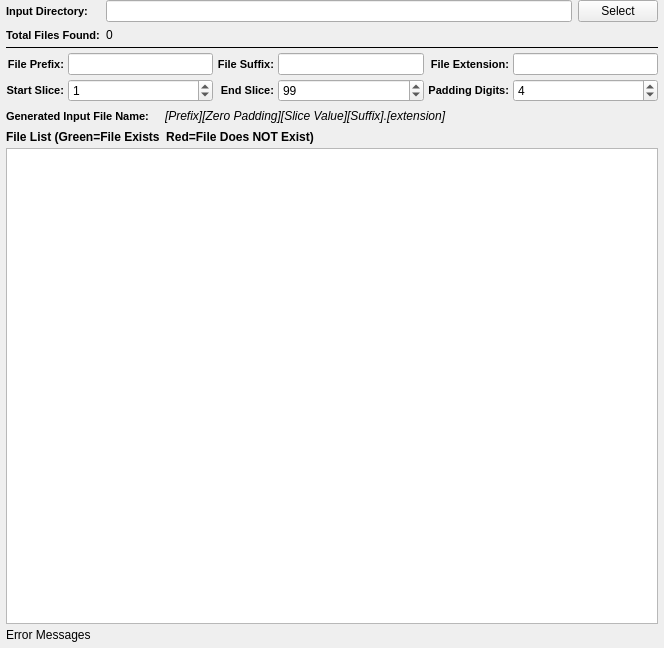
<?xml version="1.0" encoding="UTF-8"?>
<ui version="4.0">
 <class>ImportFilesWidget</class>
 <widget class="QWidget" name="ImportFilesWidget">
  <property name="geometry">
   <rect>
    <x>0</x>
    <y>0</y>
    <width>664</width>
    <height>648</height>
   </rect>
  </property>
  <layout class="QGridLayout" name="gridLayout_3">
   <property name="leftMargin">
    <number>6</number>
   </property>
   <property name="topMargin">
    <number>0</number>
   </property>
   <property name="rightMargin">
    <number>6</number>
   </property>
   <property name="bottomMargin">
    <number>6</number>
   </property>
   <property name="spacing">
    <number>4</number>
   </property>
   <item row="5" column="0">
    <layout class="QHBoxLayout" name="_6">
     <item>
      <widget class="QLabel" name="label_17">
       <property name="styleSheet">
        <string notr="true">QLabel {
font-weight: bold;
font-size: 11px;
}</string>
       </property>
       <property name="text">
        <string>Generated Input File Name:</string>
       </property>
      </widget>
     </item>
     <item>
      <spacer name="horizontalSpacer_24">
       <property name="orientation">
        <enum>Qt::Horizontal</enum>
       </property>
       <property name="sizeType">
        <enum>QSizePolicy::Fixed</enum>
       </property>
       <property name="sizeHint" stdset="0">
        <size>
         <width>12</width>
         <height>20</height>
        </size>
       </property>
      </spacer>
     </item>
     <item>
      <widget class="QLabel" name="m_GeneratedFileNameExample">
       <property name="font">
        <font>
         <italic>true</italic>
        </font>
       </property>
       <property name="text">
        <string>[Prefix][Zero Padding][Slice Value][Suffix].[extension]</string>
       </property>
      </widget>
     </item>
     <item>
      <spacer name="horizontalSpacer_25">
       <property name="orientation">
        <enum>Qt::Horizontal</enum>
       </property>
       <property name="sizeHint" stdset="0">
        <size>
         <width>40</width>
         <height>20</height>
        </size>
       </property>
      </spacer>
     </item>
    </layout>
   </item>
   <item row="3" column="0">
    <widget class="Line" name="line_9">
     <property name="frameShadow">
      <enum>QFrame::Plain</enum>
     </property>
     <property name="orientation">
      <enum>Qt::Horizontal</enum>
     </property>
    </widget>
   </item>
   <item row="7" column="0">
    <widget class="QListWidget" name="m_FileListView">
     <property name="sizePolicy">
      <sizepolicy hsizetype="Expanding" vsizetype="MinimumExpanding">
       <horstretch>0</horstretch>
       <verstretch>0</verstretch>
      </sizepolicy>
     </property>
     <property name="toolTip">
      <string>The list of files that will be imported in the order they will be imported into the HDF5 Ebsd File</string>
     </property>
    </widget>
   </item>
   <item row="6" column="0">
    <widget class="QLabel" name="label_57">
     <property name="font">
      <font>
       <weight>75</weight>
       <italic>false</italic>
       <bold>true</bold>
      </font>
     </property>
     <property name="text">
      <string>File List (Green=File Exists  Red=File Does NOT Exist)</string>
     </property>
    </widget>
   </item>
   <item row="8" column="0">
    <widget class="QLabel" name="m_ErrorMessage">
     <property name="text">
      <string>Error Messages</string>
     </property>
    </widget>
   </item>
   <item row="0" column="0">
    <layout class="QGridLayout" name="widgetLayout">
     <property name="topMargin">
      <number>0</number>
     </property>
     <property name="bottomMargin">
      <number>0</number>
     </property>
     <property name="spacing">
      <number>6</number>
     </property>
     <item row="0" column="1">
      <widget class="QFSDropLineEdit" name="m_InputDir"/>
     </item>
     <item row="0" column="2">
      <widget class="QPushButton" name="m_InputDirBtn">
       <property name="text">
        <string>Select</string>
       </property>
      </widget>
     </item>
     <item row="1" column="0">
      <widget class="QLabel" name="label_47">
       <property name="styleSheet">
        <string notr="true">QLabel {
font-weight: bold;
font-size: 11px;
}</string>
       </property>
       <property name="text">
        <string>Total Files Found:</string>
       </property>
      </widget>
     </item>
     <item row="0" column="0">
      <widget class="QLabel" name="label_29">
       <property name="toolTip">
        <string>The directory that contains the .ang or .ctf files</string>
       </property>
       <property name="styleSheet">
        <string notr="true">QLabel {
font-weight: bold;
font-size: 11px;
}</string>
       </property>
       <property name="text">
        <string>Input Directory:</string>
       </property>
      </widget>
     </item>
     <item row="1" column="1">
      <widget class="QLabel" name="m_TotalSlices">
       <property name="text">
        <string>0</string>
       </property>
      </widget>
     </item>
    </layout>
   </item>
   <item row="4" column="0">
    <layout class="QGridLayout" name="gridLayout_20">
     <item row="1" column="0">
      <widget class="QLabel" name="label_50">
       <property name="styleSheet">
        <string notr="true">QLabel {
font-weight: bold;
font-size: 11px;
}</string>
       </property>
       <property name="text">
        <string>Start Slice:</string>
       </property>
       <property name="alignment">
        <set>Qt::AlignRight|Qt::AlignTrailing|Qt::AlignVCenter</set>
       </property>
      </widget>
     </item>
     <item row="1" column="1">
      <widget class="QSpinBox" name="m_ZStartIndex">
       <property name="minimumSize">
        <size>
         <width>75</width>
         <height>0</height>
        </size>
       </property>
       <property name="toolTip">
        <string>Which file index to start the import at.</string>
       </property>
       <property name="maximum">
        <number>1000000</number>
       </property>
       <property name="value">
        <number>1</number>
       </property>
      </widget>
     </item>
     <item row="1" column="2">
      <widget class="QLabel" name="label_51">
       <property name="styleSheet">
        <string notr="true">QLabel {
font-weight: bold;
font-size: 11px;
}</string>
       </property>
       <property name="text">
        <string>End Slice:</string>
       </property>
       <property name="alignment">
        <set>Qt::AlignRight|Qt::AlignTrailing|Qt::AlignVCenter</set>
       </property>
      </widget>
     </item>
     <item row="1" column="3">
      <widget class="QSpinBox" name="m_ZEndIndex">
       <property name="minimumSize">
        <size>
         <width>75</width>
         <height>0</height>
        </size>
       </property>
       <property name="toolTip">
        <string>The file index to stop the import at. (Inclusive)</string>
       </property>
       <property name="maximum">
        <number>1000000</number>
       </property>
       <property name="value">
        <number>99</number>
       </property>
      </widget>
     </item>
     <item row="1" column="4">
      <widget class="QLabel" name="label_21">
       <property name="styleSheet">
        <string notr="true">QLabel {
font-weight: bold;
font-size: 11px;
}</string>
       </property>
       <property name="text">
        <string>Padding Digits:</string>
       </property>
       <property name="alignment">
        <set>Qt::AlignRight|Qt::AlignTrailing|Qt::AlignVCenter</set>
       </property>
      </widget>
     </item>
     <item row="1" column="5">
      <widget class="QSpinBox" name="m_TotalDigits">
       <property name="toolTip">
        <string>The number of digits to allow for the slice index.</string>
       </property>
       <property name="value">
        <number>4</number>
       </property>
      </widget>
     </item>
     <item row="0" column="0">
      <widget class="QLabel" name="label_32">
       <property name="styleSheet">
        <string notr="true">QLabel {
font-weight: bold;
font-size: 11px;
}</string>
       </property>
       <property name="text">
        <string>File Prefix:</string>
       </property>
       <property name="alignment">
        <set>Qt::AlignRight|Qt::AlignTrailing|Qt::AlignVCenter</set>
       </property>
      </widget>
     </item>
     <item row="0" column="1">
      <widget class="QLineEdit" name="m_FilePrefix">
       <property name="toolTip">
        <string>The front part of the input file name</string>
       </property>
       <property name="text">
        <string/>
       </property>
      </widget>
     </item>
     <item row="0" column="2">
      <widget class="QLabel" name="label_13">
       <property name="styleSheet">
        <string notr="true">QLabel {
font-weight: bold;
font-size: 11px;
}</string>
       </property>
       <property name="text">
        <string>File Suffix:</string>
       </property>
       <property name="alignment">
        <set>Qt::AlignRight|Qt::AlignTrailing|Qt::AlignVCenter</set>
       </property>
      </widget>
     </item>
     <item row="0" column="3">
      <widget class="QLineEdit" name="m_FileSuffix">
       <property name="toolTip">
        <string>The part of the filename that comes AFTER the slice index</string>
       </property>
      </widget>
     </item>
     <item row="0" column="4">
      <widget class="QLabel" name="label_56">
       <property name="styleSheet">
        <string notr="true">QLabel {
font-weight: bold;
font-size: 11px;
}</string>
       </property>
       <property name="text">
        <string>File Extension:</string>
       </property>
       <property name="alignment">
        <set>Qt::AlignRight|Qt::AlignTrailing|Qt::AlignVCenter</set>
       </property>
      </widget>
     </item>
     <item row="0" column="5">
      <widget class="QLineEdit" name="m_FileExt">
       <property name="toolTip">
        <string>The file extension of the input files</string>
       </property>
       <property name="text">
        <string/>
       </property>
      </widget>
     </item>
    </layout>
   </item>
  </layout>
 </widget>
 <customwidgets>
  <customwidget>
   <class>QFSDropLineEdit</class>
   <extends>QLineEdit</extends>
   <header location="global">QFSDropLineEdit.h</header>
  </customwidget>
 </customwidgets>
 <tabstops>
  <tabstop>m_InputDir</tabstop>
  <tabstop>m_InputDirBtn</tabstop>
  <tabstop>m_FilePrefix</tabstop>
  <tabstop>m_FileSuffix</tabstop>
  <tabstop>m_FileExt</tabstop>
  <tabstop>m_ZStartIndex</tabstop>
  <tabstop>m_ZEndIndex</tabstop>
  <tabstop>m_TotalDigits</tabstop>
  <tabstop>m_FileListView</tabstop>
 </tabstops>
 <resources/>
 <connections/>
</ui>
